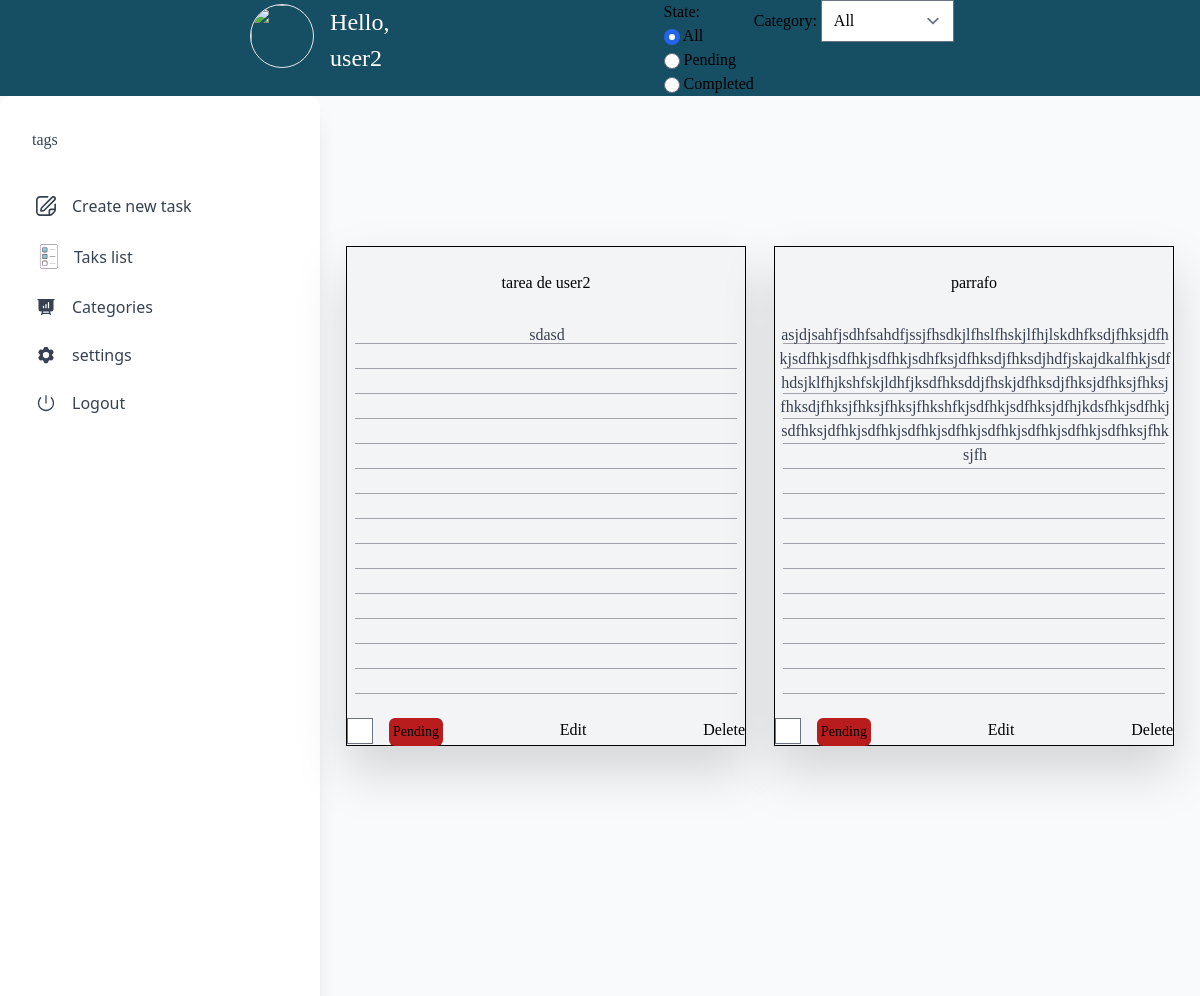
Page /tasks/ (signed in, upper part) on the earlier database version.
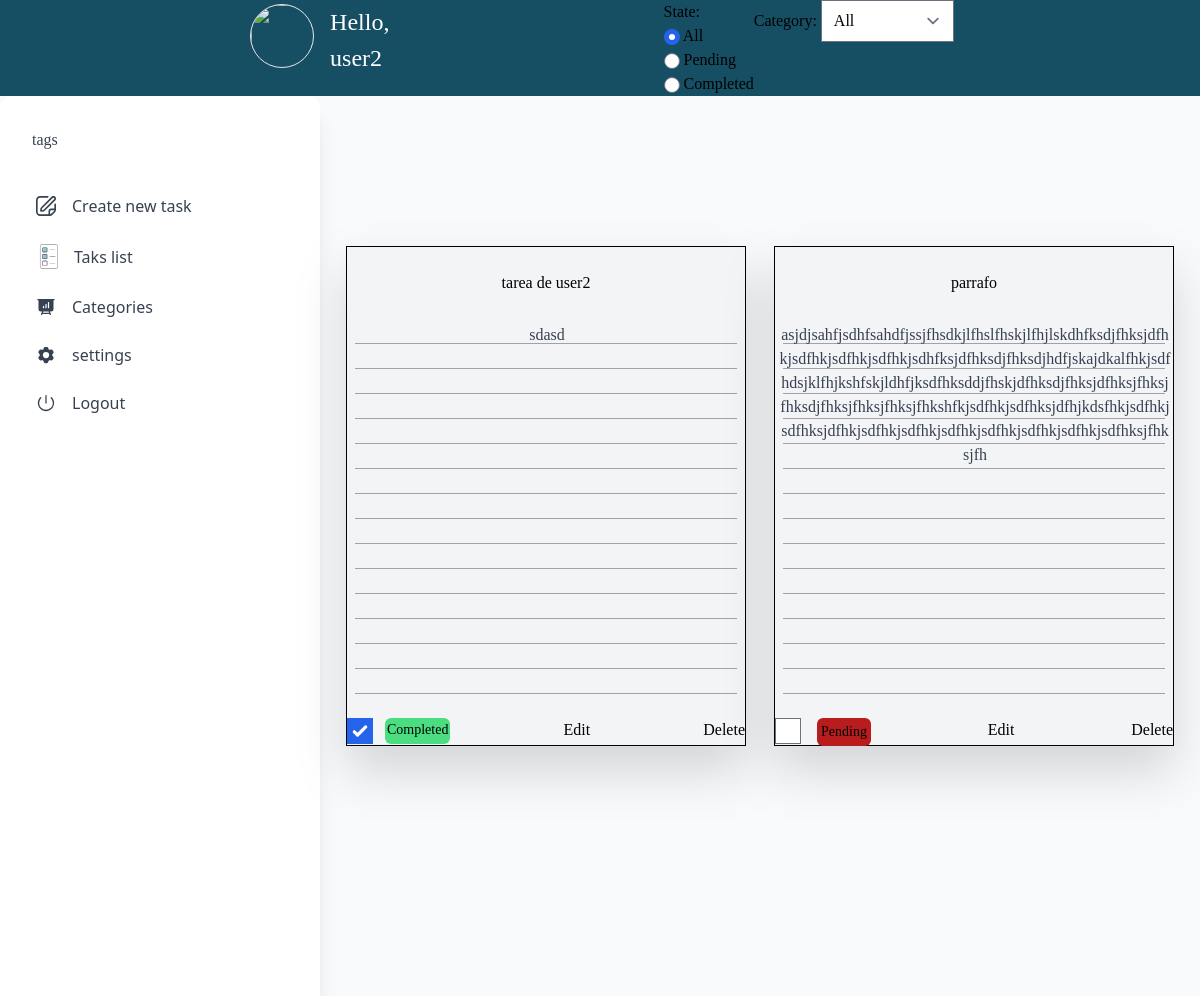
Same page on the later database version.
### tasks/models.py (models this page shows, shortened)
class Task(models.Model):
    title = models.CharField(max_length=50)
    description = models.CharField(max_length=300)
    completed = models.BooleanField(default=False)
    user = models.ForeignKey(User, on_delete=models.CASCADE)
    category = models.ForeignKey(
        Category, on_delete=models.SET_DEFAULT, default=Category.get_default_category
    )

### tasks/views.py (the view, shortened to what this page needs)
# urls.py: path("tasks/", views.index, name="index",),
def index(request):
    if request.user.is_authenticated is False:
        return redirect("tasks:login")
    if request.GET.get("state") is None:
        state = "all"
    else:
        state = request.GET["state"]
    if request.GET.get("category") is None:
        category = "all"
    else:
        category = request.GET["category"]
    if state == "all" and category == "all":
        tasks = Task.objects.filter(user=request.user)
    elif state == "all" and category != "all":
        selected_category = Category.objects.get(name=category)
        tasks = Task.objects.filter(
            user__id=request.user.id, category__id=selected_category.id
        )
    elif state != "all" and category == "all":
        selected_state = state == "completed"
        tasks = Task.objects.filter(user__id=request.user.id, completed=selected_state)
    default_category = Category.objects.get(pk=1)
    categories = [default_category]
    user_categories = Category.objects.filter(user=request.user)
    if user_categories:
        categories.extend(user_categories)
    return render(
        request,
        "index.html",
        {
            "user": request.user,
            "tasks": tasks,
            "categories": categories,
            "state": state,
            "category": category,
        },
    )

### theme/templates/index.html (shortened to what the changed rows need)
{% load static tailwind_tags %}
<!DOCTYPE html>
<html lang="en">
  <head>
    {% tailwind_css %}
  </head>
  <body class="bg-gray-50 font-serif leading-normal tracking-normal w-screen">
    <main class="flex max-w-full overflow-y-scroll">
      {% block tasks %}
      <section class="flex flex-wrap gap-7 justify-center w-full">
        {% for task in tasks %}
        <article class="grid place-content-center">
          <div class="flex items-center justify-center min-h-screen min-w-screen">
            <div class="relative min-w-[400px] max-w-[400px] min-h-[500px] max-h-[500px] border border-black bg-gray-100 drop-shadow-2xl">
              <div class="absolute flex flex-col w-full space-y-6 py-6">
                <h1 class="text-center">{{task.title}}</h1>
                <div class="text-center">
                  <div class="absolute flex flex-col font-medium text-gray-700 w-[400px]">
                    <p class="break-words p-1">{{task.description}}</p>
                  </div>
                </div>
                <hr class="border-zinc-400 mx-2" />
                <hr class="border-zinc-400 mx-2" />
                <hr class="border-zinc-400 mx-2" />
                <hr class="border-zinc-400 mx-2" />
                <hr class="border-zinc-400 mx-2" />
                <hr class="border-zinc-400 mx-2" />
                <hr class="border-zinc-400 mx-2" />
                <hr class="border-zinc-400 mx-2" />
                <hr class="border-zinc-400 mx-2" />
                <hr class="border-zinc-400 mx-2" />
                <hr class="border-zinc-400 mx-2" />
                <hr class="border-zinc-400 mx-2" />
                <hr class="border-zinc-400 mx-2" />
                <hr class="border-zinc-400 mx-2" />
                <hr class="border-zinc-400 mx-2" />
                <div class="relative flex justify-between">
                  <label class="flex">
                    <input type="checkbox" class="p-3" {% if task.completed %}
                      checked
                      {% endif %}>
                      {% if task.completed  %}
                        <h3 class="bg-green-400 rounded-md p-0.5 ml-3 text-sm">
                          Completed
                        </h3>
                      {% else %}
                      <h3 class="bg-red-700 rounded-md p-1 ml-4 text-sm">
                        Pending
                      </h3>
                      {% endif %}
                    </label>
                    <a href="{% url 'tasks:update' task.id %}">Edit</a>
                    <a href="{% url 'tasks:delete' task.id %}" onclick="javascript: return confirm('Are you sure?')">Delete</a>
                  </div>
                </div>
              </article>
        {% endfor %}
      </section>
      {% endblock %}
    </main>
 </body>
</html>

Differences in the rows shown:
changed Task "tarea de user2": completed "☐" → "☑"; completed "Pending" → "Completed"
